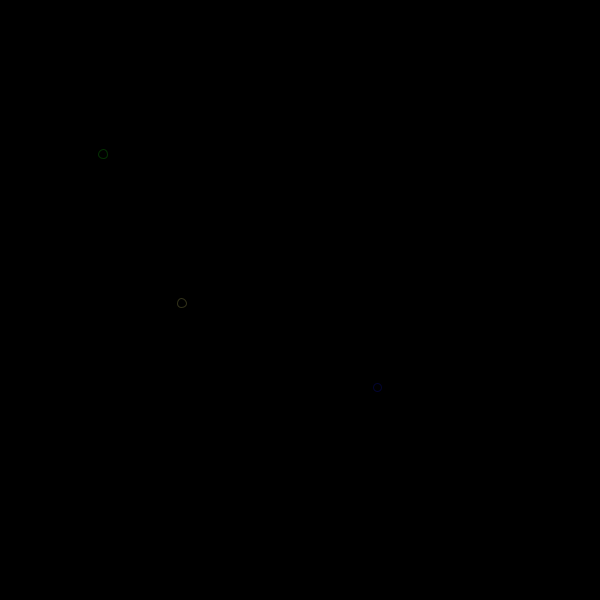
Frame 1 (no input)
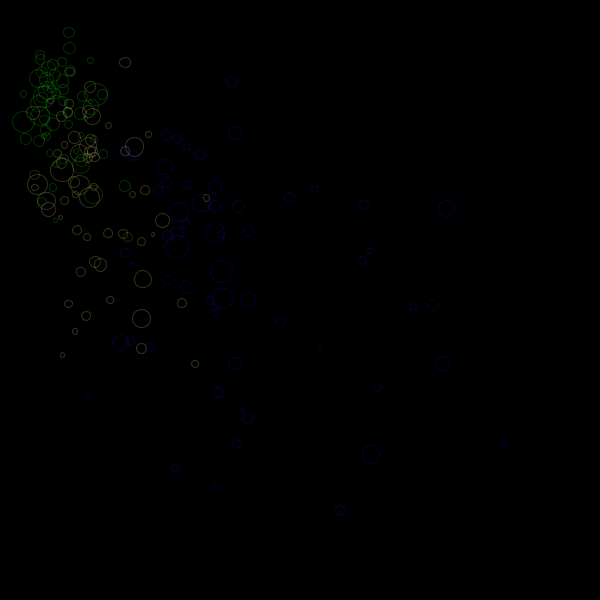
Frame 60 (the mouse pressed at the canvas centre just before this capture)
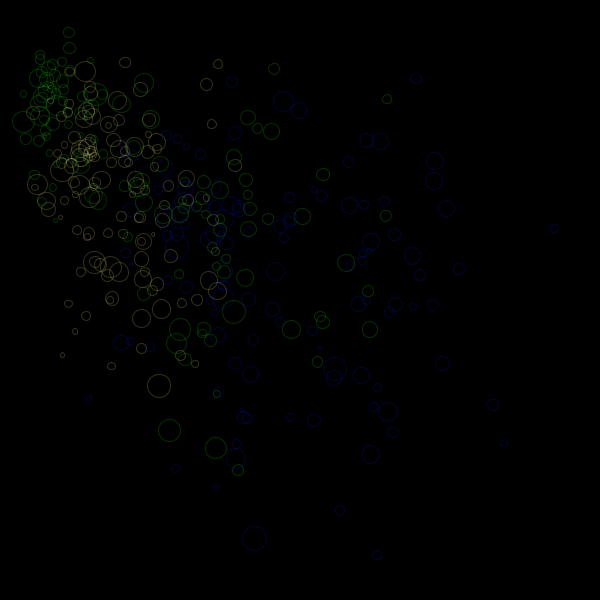
Frame 120 (the mouse held since frame 60 and released just before this capture)

The Processing sketch that drew these frames (run headless with seeded random() and noise(); from frame 60 on, the mouse is pressed at the canvas centre):

// Processing sketch: processing_176137
// ── processing_176137.pde


float xpos;
float ypos;

float elsize;

void setup(){
  background(0);
  size(600, 600);
  smooth();
  xpos = 0;
  ypos = 0;
  elsize = 10;
}


void draw(){
  stroke(250, 250, 130, 50);
  randel(300, 500);
  stroke(10, 20, 250, 50);
  randel(800, 700);
  stroke(20, 240, 10, 50);
  randel(mouseX+200, mouseY+300); 
}
  
  
void randel(float xxpos, float yypos){
 noFill(); 
 ellipse(noise(xpos)*xxpos, noise(ypos)*yypos, noise(elsize)*30, noise(elsize)*30);
 
 xpos += random(-1, 1);
 ypos -= 0.1;
 
 elsize += 0.1;
}

void mousePressed(){
  stroke(250, 20, 30, 110);
  randel(mouseX+200, mouseY+100);
}
